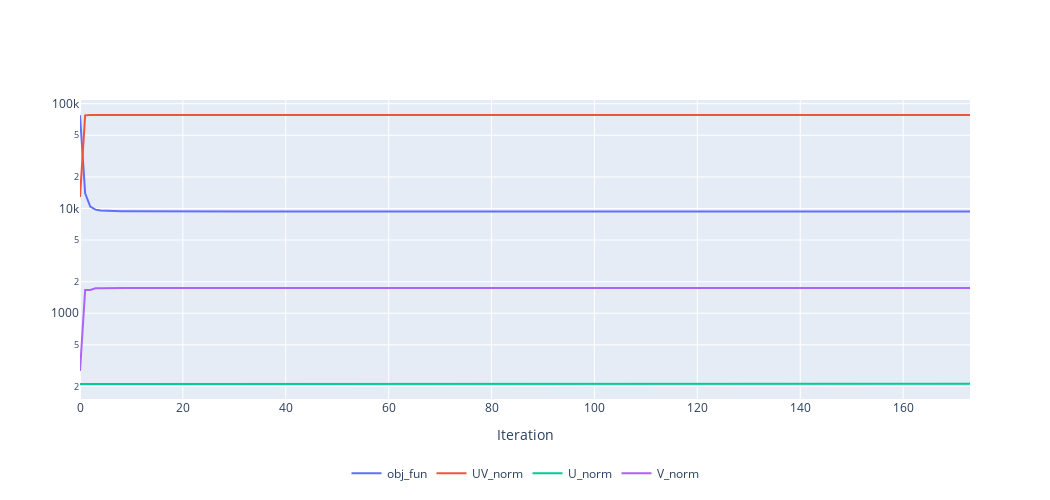

Notebook code cell kept with this figure:
### Code cell
plot_dataframe('horse001_10_nscaled')

### Figure 1 — Plotly figure (JSON) as saved in the notebook; plotly's stock layout.template omitted (floating-point values rounded to 4 significant figures; data arrays with more than 128 entries replaced by an {"elided": "..."} marker saying what was removed)
{"data": [{"hoverinfo": "text", "mode": "lines", "name": "obj_fun", "text": {"elided": "174 str values"}, "type": "scatter", "x": {"elided": "174 int values"}, "y": {"elided": "174 float values"}}, {"hoverinfo": "text", "mode": "lines", "name": "UV_norm", "text": {"elided": "174 str values"}, "type": "scatter", "x": {"elided": "174 int values"}, "y": {"elided": "174 float values"}}, {"hoverinfo": "text", "mode": "lines", "name": "U_norm", "text": {"elided": "174 str values"}, "type": "scatter", "x": {"elided": "174 int values"}, "y": {"elided": "174 float values"}}, {"hoverinfo": "text", "mode": "lines", "name": "V_norm", "text": {"elided": "174 str values"}, "type": "scatter", "x": {"elided": "174 int values"}, "y": {"elided": "174 float values"}}], "layout": {"height": 500, "legend": {"orientation": "h", "x": 0.5, "xanchor": "center", "y": -0.2, "yanchor": "top"}, "width": 1050, "xaxis": {"title": {"text": "Iteration"}}, "yaxis": {"type": "log"}}}
